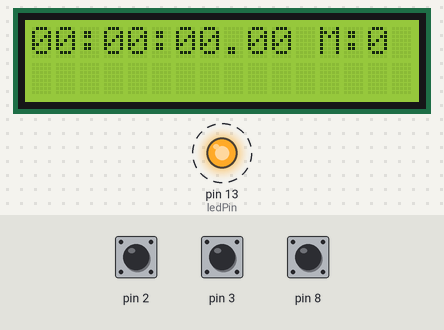
The sketch below on a simulated Arduino Mega 2560, built with avr-gcc and run on an emulated ATmega2560. Shown: 16×2 character LCD, output pins drawn as LEDs (lit = HIGH). Dashed ring = blinking. Inputs (shaded band) come from the test bench; at power-on: pin 2 HIGH, pin 3 HIGH, pin 8 HIGH. What the sketch prints to the serial monitor is not drawn.

Above: at 1.32 s.
1.4 s: pin 2 pulled LOW for 0.15 s
At 1.56 s:
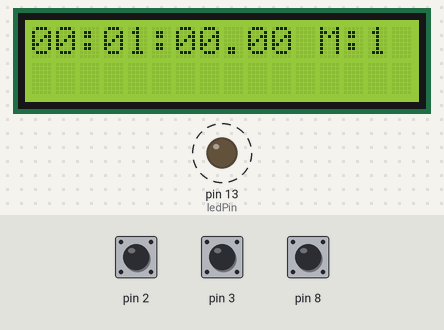
2.1 s: pin 3 pulled LOW for 0.15 s
2.8 s: pin 8 pulled LOW for 0.15 s
At 2.93 s:
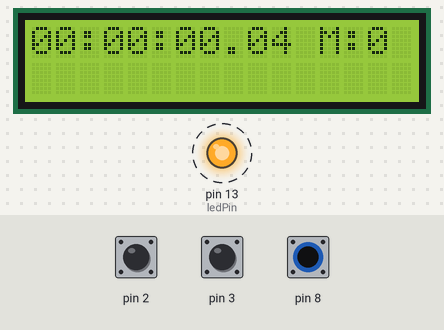
3.5 s: pin 2 pulled LOW for 1 s
5.1 s: pin 3 pulled LOW for 1 s
At 5.11 s:
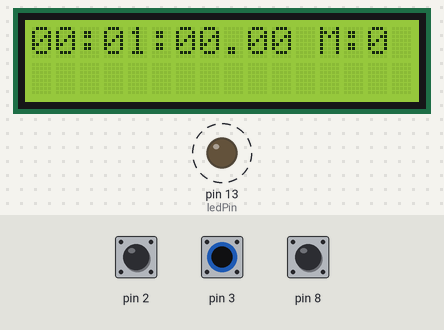
6.7 s: pin 8 pulled LOW for 0.15 s
At 6.79 s:
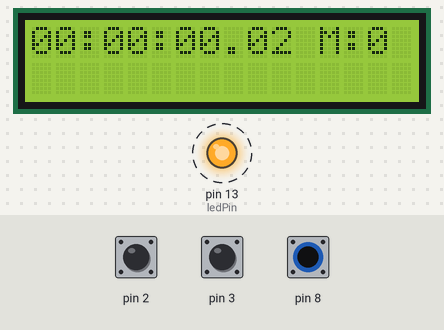
Timing chart, 0 to 8.4 s (numbered marks = the images above; inputs shaded):
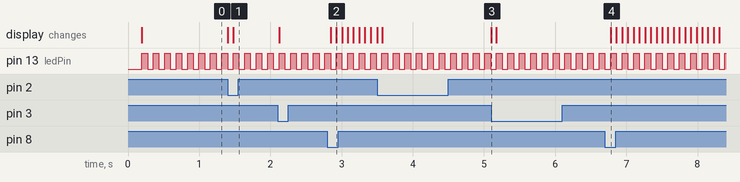

Measured:
- after the input at 1.4 s, the display: first changes at once (image 1 shows a later state)
- after the input at 2.8 s, the display: first changes after 0.05 s (image 2 shows a later state)
- after the input at 5.1 s, the display: changes at once (image 3)
- after the input at 6.7 s, the display: changes after 0.08 s (image 4)
- by itself, pin 13 (ledPin): alternates HIGH for 0.08 s and LOW for 0.08 s

The sketch:

MTC_Arduino_master.ino.ino
```cpp
#include <LiquidCrystal.h>
#include <stdio.h>
#include <TimedAction.h>
#include "markers.h"

LiquidCrystal lcd(12, 11, 5, 4, 6, 7);

byte h, m, s, f;

//this initializes a TimedAction class that will send MTC quarter frame every 10 milliseconds so 80 milliseconde for
// an 'entire' timecode.


//pin / state variables
const byte ledPin = 13;
boolean ledState = false;
boolean pause = false;
boolean last = true;
boolean printpoint = true;
boolean pause_sequence = true;
char toDisp[14*6];      // 6 lines of 14 characters.
int marker_point = 0;
unsigned long pause_bounce = millis();

void setup()
{
 lcd.begin(84,48);
 pinMode(ledPin,OUTPUT);
 digitalWrite(ledPin,ledState);
 Serial.begin(31250);               // 31250 use of TX3/RX3 of Arduino Mega
 h = m = s = f = 0;
 lcd.begin(16,2);

 for(int i=2; i<4; i++)
 {
  pinMode(i, INPUT);
  digitalWrite(i, HIGH);
 }
// pause button
   pinMode(8, INPUT);
  digitalWrite(8, HIGH);

  lcd.setCursor(12,0);
  lcd.print("M:");
  lcd.setCursor(14,0);
  lcd.print(marker_point);

  attachInterrupt(digitalPinToInterrupt(2), next_marker, FALLING);
  attachInterrupt(digitalPinToInterrupt(3), last_marker, FALLING);


}

TimedAction timedAction = TimedAction(10,GenMtc);

void next_marker()
{
  static unsigned long last_interrupt_time1 = 0;
  unsigned long interrupt_time1 = millis();
  if (interrupt_time1 - last_interrupt_time1 > 200)
   {
      marker_point+=1;
      if(marker_point > 10){marker_point=10;}
      printpoint = true;

   }
 last_interrupt_time1 = interrupt_time1;
}

void last_marker()
{
    static unsigned long last_interrupt_time2 = 0;
  unsigned long interrupt_time2 = millis();
  if (interrupt_time2 - last_interrupt_time2 > 200)
   {

      marker_point-=1;
      if(marker_point < 0){marker_point=0;}
      printpoint = true;
   }
   last_interrupt_time2 = interrupt_time2;
}


void loop()
{


if(!digitalRead(8) && pause_bounce < millis()){

  if(pause_sequence ){pause_sequence = false;}
  else{pause_sequence = true;}

  pause_bounce = millis() + 500;

  }


 timedAction.check();
 if(printpoint)
 {
  h = markers[marker_point][0];
  m = markers[marker_point][1];
  s = markers[marker_point][2];
  f = markers[marker_point][3];
  lcd.setCursor(15,0);
  lcd.print(" ");
  lcd.setCursor(14,0);
  lcd.print(marker_point);
  printpoint = false;
  pause_sequence = true;
 }

}

void GenMtc()
{
 static byte indice=0;
 static byte toSend;

 switch(indice)
 {
 case 0:
   toSend = ( 0x00 + (f & 0xF));
   break;

 case 1:
   toSend = ( 0x10 + ((f & 0xF0)/16));
   break;

 case 2:
   toSend = ( 0x20 + (s & 0xF));
   break;

 case 3:
   toSend = ( 0x30 + ((s & 0xF0)/16));
   break;

 case 4:
   toSend = ( 0x40 + (m & 0xF));
   break;

 case 5:
   toSend = ( 0x50 + ((m & 0xF0)/16));
   break;

 case 6:
   toSend = ( 0x60 + (h & 0xF));
   break;

 case 7:
   toSend = ( 0x72 + ((h & 0xF0)/16));   // 0x70 = 24 fps // 0x72 = 25 fps // 0x74 = 30df fps // 0x76 = 30 fps
   break;
 }

 Serial.write(0xF1);
 Serial.write(toSend);


 if (++indice>7)
 {
   if(!pause_sequence){f+=2;}
   if (f>24)    // I'm French, so from standard is 25 frames/second
   {
     s++;
     f-=25;
   }
   if (s>59)
   {
     m++;
     s-=60;
   }
   if (m>59)
   {
     h++;
     m-=60;
   }
   ledState = ledState ? false:true;
   digitalWrite(ledPin,ledState);
   sprintf(toDisp, "%02d:%02d:%02d.%02d", h, m, s, f);
   lcd.setCursor(0,0);
   lcd.print(toDisp);
   //Serial.println(toDisp);

   indice=0;
 }
}
```

markers.h
```cpp
byte markers[][4]
{
//{hr},{mi},{se},{fr},
  {0, 0, 0, 0},
  {0, 1, 0, 0},
  {0, 2, 0, 0},
  {0, 3, 0, 0},
  {0, 4, 0, 0},
  {0, 5, 0, 0},
  {0, 6, 0, 0},
  {0, 7, 0, 0},
  {0, 8, 0, 0},
  {0, 9, 0, 0}
};
```
